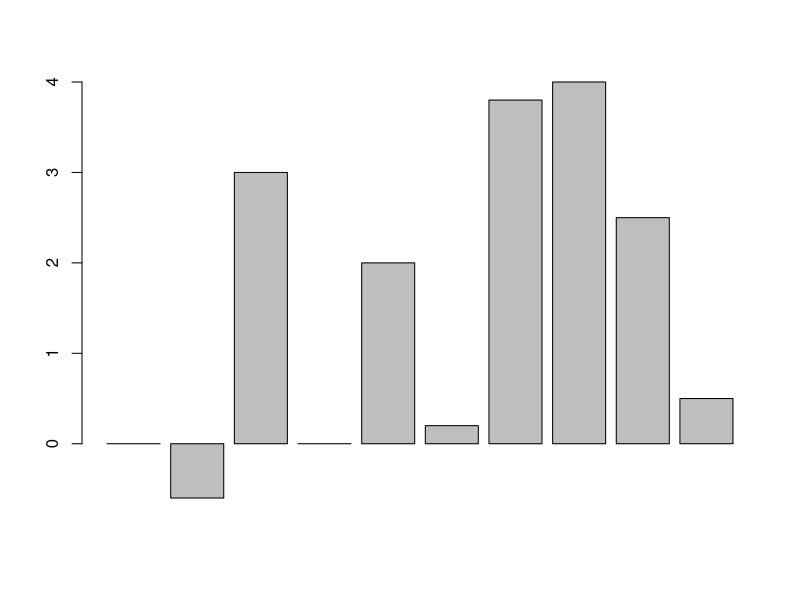

R code for this plot:
X <- c(20,19.4,23,20,22,20.2,23.8,24,22.5,20.5)
wilcox.test(x = X,
            mu = 20,
            conf.int = TRUE, conf.level = 0.95)
t.test(x = X,
       mu = 20)
barplot(X-20)

x = 0.55
xi =0
r1 = 0
r2 = 0
r12 = 0
save <- matrix(rep(0,0,40),ncol = 4)
for(i in 1:10){
  r1 <- 122*log(x) - 200*x +122*(1-log(0.61))+0.693
  r2 <- (1/x)*122-200
  r12 <- r1/r2
  save[i,1] <- x
  save[i,2] <- r1
  save[i,3] <- r2
  save[i,4] <- r12
  x <- x - r12
}
save <- round(save,5)
